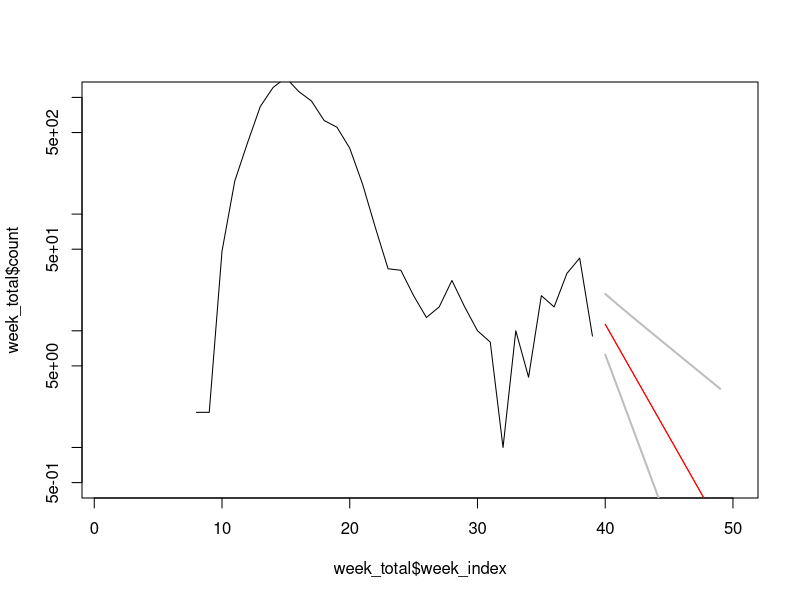

This figure's R source:
## ---- chunk 1
week_total <- read.csv("week_total.csv")
colnames(week_total)[2] <- "count"
week_total <- week_total[week_total$week_index < 99,]
library("mgcv")
deathsGam <- gam(count ~  s(week_index) , data = week_total,family="poisson")
summary(deathsGam)$p.table
newX <- data.frame(week_index = seq(1:10) + max(week_total$week_index))
newX$timeNumeric <- newX$week_index*7

deathsPred <- predict(deathsGam, newX, se.fit = TRUE)
deathsPred <- cbind(newX, deathsPred)
deathsPred$lower <- deathsPred$fit - 2 * deathsPred$se.fit
deathsPred$upper <- deathsPred$fit + 2 * deathsPred$se.fit 
for (D in c("fit", "lower", "upper")) {
  deathsPred[[paste(D, "exp", sep = "")]] <- exp(deathsPred[[D]]) }

plot(week_total$week_index, week_total$count, type="l", xlim= c(1, 50),log = 'y', ylim =c(0.5,1000) )
points(deathsPred$week_index, deathsPred[, "fitexp"], type="l", col="red")
matlines(deathsPred$week_index, deathsPred[, c("lowerexp",
 "upperexp", "fitexp")], lty = 1, col = c("grey",
"grey", "red"), lwd = c(2, 2, 1))
